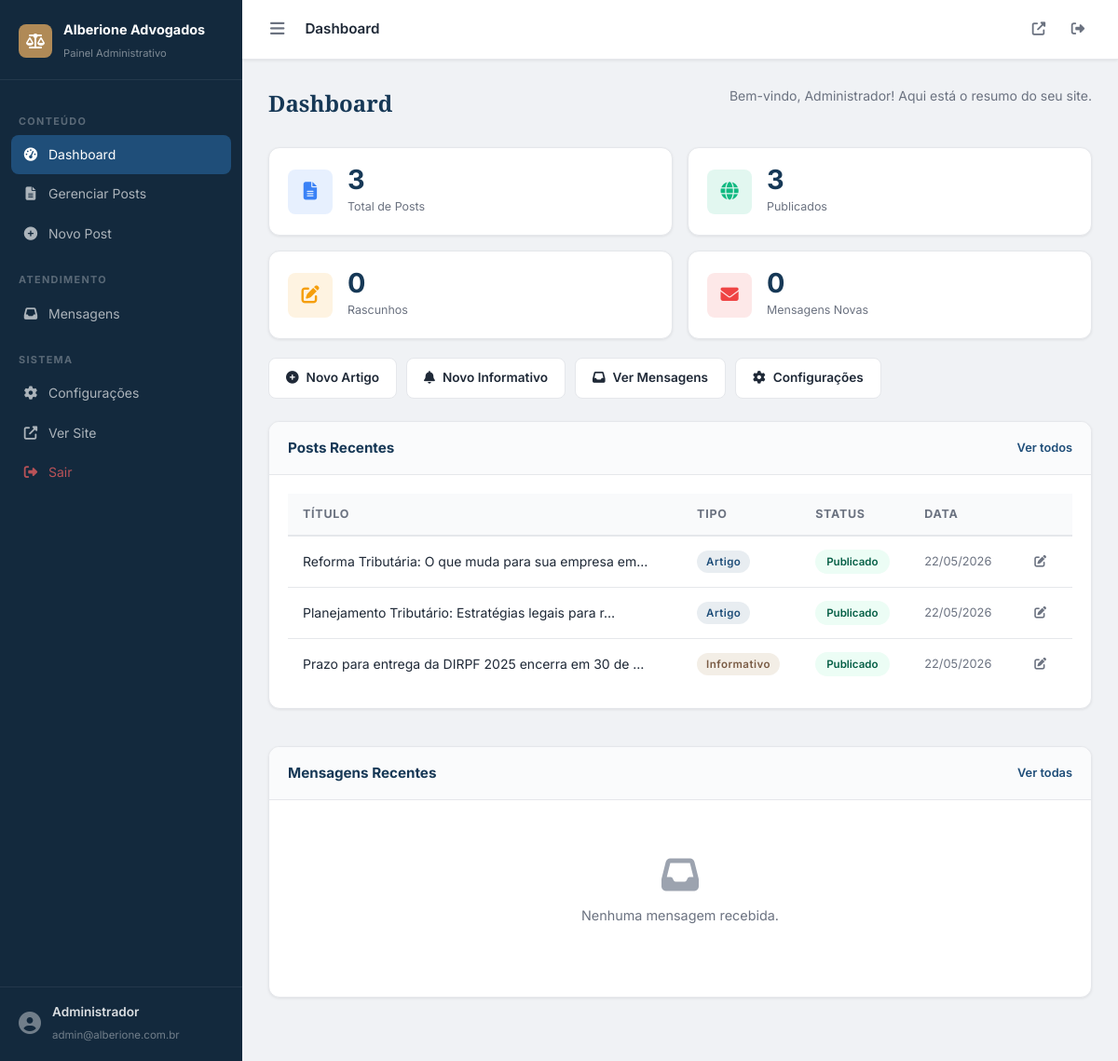
/admin/ (signed in), run on the app's committed database.
### tables this page shows
CREATE TABLE IF NOT EXISTS site_settings (
    id                    INT UNSIGNED  NOT NULL AUTO_INCREMENT,
    config_key            VARCHAR(50)   NOT NULL DEFAULT 'default',

     
    office_name           VARCHAR(150)  NOT NULL DEFAULT 'Alberione Advogados',
    hero_title            VARCHAR(255)  NULL DEFAULT NULL,
    hero_subtitle         TEXT          NULL DEFAULT NULL,
    about_title           VARCHAR(255)  NULL DEFAULT NULL,
    about_text            LONGTEXT      NULL DEFAULT NULL,

     
    email_contato         VARCHAR(150)  NULL DEFAULT NULL,
    email_destino_form    VARCHAR(150)  NULL DEFAULT NULL,
    telefone              VARCHAR(30)   NULL DEFAULT NULL,
    whatsapp_numero       VARCHAR(30)   NULL DEFAULT NULL,
    whatsapp_link         VARCHAR(255)  NULL DEFAULT NULL,

     
    endereco_linha1       VARCHAR(255)  NULL DEFAULT NULL,
    endereco_linha2       VARCHAR(255)  NULL DEFAULT NULL,
    cidade                VARCHAR(120)  NULL DEFAULT NULL,
    estado                VARCHAR(60)   NULL DEFAULT NULL,
    cep                   VARCHAR(20)   NULL DEFAULT NULL,
    horario_atendimento   VARCHAR(120)  NULL DEFAULT NULL,

     
    instagram_url         VARCHAR(255)  NULL DEFAULT NULL,
    facebook_url          VARCHAR(255)  NULL DEFAULT NULL,
    linkedin_url          VARCHAR(255)  NULL DEFAULT NULL,
    youtube_url           VARCHAR(255)  NULL DEFAULT NULL,

     
    seo_home_title        VARCHAR(255)  NULL DEFAULT NULL,
    seo_home_description  VARCHAR(320)  NULL DEFAULT NULL,

     
    logo_path             VARCHAR(255)  NULL DEFAULT NULL,
    favicon_path          VARCHAR(255)  NULL DEFAULT NULL,

     
    smtp_host             VARCHAR(150)  NULL DEFAULT NULL,
    smtp_port             SMALLINT      NULL DEFAULT 587,
    smtp_user             VARCHAR(150)  NULL DEFAULT NULL,
    smtp_pass             VARCHAR(255)  NULL DEFAULT NULL,
    smtp_secure           ENUM('tls','ssl','none') NOT NULL DEFAULT 'tls',
    smtp_from_name        VARCHAR(150)  NULL DEFAULT NULL,
    smtp_from_email       VARCHAR(150)  NULL DEFAULT NULL,

    criado_em             DATETIME      NOT NULL DEFAULT CURRENT_TIMESTAMP,
    atualizado_em         DATETIME      NOT NULL DEFAULT CURRENT_TIMESTAMP ON UPDATE CURRENT_TIMESTAMP,

    PRIMARY KEY (id),
    UNIQUE KEY uq_site_settings_key (config_key)
);

CREATE TABLE IF NOT EXISTS posts (
    id                INT UNSIGNED   NOT NULL AUTO_INCREMENT,
    autor_id          INT UNSIGNED   NOT NULL,
    tipo              ENUM('artigo','informativo') NOT NULL DEFAULT 'artigo',
    categoria         VARCHAR(100)   NULL DEFAULT NULL,
    titulo            VARCHAR(255)   NOT NULL,
    slug              VARCHAR(255)   NOT NULL,
    resumo            TEXT           NULL DEFAULT NULL,
    conteudo          LONGTEXT       NOT NULL,
    imagem_capa       VARCHAR(255)   NULL DEFAULT NULL,
    imagem_alt        VARCHAR(255)   NULL DEFAULT NULL,
    status            ENUM('rascunho','publicado') NOT NULL DEFAULT 'rascunho',
    destaque          TINYINT(1)     NOT NULL DEFAULT 0,
    meta_title        VARCHAR(255)   NULL DEFAULT NULL,
    meta_description  VARCHAR(320)   NULL DEFAULT NULL,
    views_count       INT UNSIGNED   NOT NULL DEFAULT 0,
    publicado_em      DATETIME       NULL DEFAULT NULL,
    criado_em         DATETIME       NOT NULL DEFAULT CURRENT_TIMESTAMP,
    atualizado_em     DATETIME       NOT NULL DEFAULT CURRENT_TIMESTAMP ON UPDATE CURRENT_TIMESTAMP,
    excluido_em       DATETIME       NULL DEFAULT NULL,

    PRIMARY KEY (id),
    UNIQUE KEY uq_posts_slug (slug),
    KEY idx_posts_tipo (tipo),
    KEY idx_posts_categoria (categoria),
    KEY idx_posts_status (status),
    KEY idx_posts_destaque (destaque),
    KEY idx_posts_autor_id (autor_id),
    KEY idx_posts_publicado_em (publicado_em),
    KEY idx_posts_blog_query (tipo, status, publicado_em, excluido_em),
    KEY idx_posts_categoria_pub (categoria, status, publicado_em, excluido_em),
    KEY idx_posts_destaque_pub (destaque, status, publicado_em, excluido_em),

    CONSTRAINT fk_posts_autor
        FOREIGN KEY (autor_id) REFERENCES admins(id)
        ON UPDATE CASCADE ON DELETE RESTRICT
);

### admin/index.php (the view, shortened to what the rows shown need)
<?php
$admin  = get_current_admin();
$stats  = get_dashboard_stats();
$recent_posts = get_posts(['limit' => 6, 'status' => 'todos']);
?>
<!DOCTYPE html>
<html lang="pt-BR">
<head>
    <link rel="stylesheet" href="https://cdn.jsdelivr.net/npm/@fortawesome/fontawesome-free@6.5.0/css/all.min.css">
    <link rel="stylesheet" href="../assets/css/admin.css">
</head>
<body class="admin-body">
<?php include __DIR__ . '/partials/sidebar.php'; ?>
<div class="admin-wrapper">
    <?php include __DIR__ . '/partials/topbar.php'; ?>
    <main class="admin-main">
        <div class="admin-page-header">
            <h2>Dashboard</h2>
            <p>Bem-vindo, <?= e($admin['nome'] ?? 'Administrador') ?>! Aqui está o resumo do seu site.</p>
        </div>
        <div class="stats-grid">
            <div class="stat-widget">
                <div class="stat-widget-info">
                    <span class="stat-widget-num"><?= $stats['total_posts'] ?></span>
                    <span class="stat-widget-label">Total de Posts</span>
                </div>
            </div>
            <div class="stat-widget">
                <div class="stat-widget-info">
                    <span class="stat-widget-num"><?= $stats['posts_publicados'] ?></span>
                    <span class="stat-widget-label">Publicados</span>
                </div>
            </div>
        </div>
        <div class="dashboard-grid">
            <div class="admin-card">
                <div class="admin-card-body">
                    <?php if (!empty($recent_posts)): ?>
                    <div class="table-responsive">
                        <table class="admin-table">
                            <thead>
                                <tr>
                                    <th>Título</th>
                                    <th>Tipo</th>
                                    <th>Status</th>
                                    <th>Data</th>
                                    <th></th>
                                </tr>
                            </thead>
                            <tbody>
                                <?php foreach ($recent_posts as $p): ?>
                                <tr>
                                    <td class="td-title"><?= e(mb_substr($p['titulo'], 0, 50)) ?><?= mb_strlen($p['titulo']) > 50 ? '…' : '' ?></td>
                                    <td><span class="badge badge-<?= $p['tipo'] ?>"><?= $p['tipo'] === 'artigo' ? 'Artigo' : 'Informativo' ?></span></td>
                                    <td><span class="status-badge status-<?= $p['status'] ?>"><?= $p['status'] === 'publicado' ? 'Publicado' : 'Rascunho' ?></span></td>
                                    <td class="td-date"><?= format_date($p['publicado_em'] ?? $p['criado_em']) ?></td>
                                    <td><a href="<?= $bp ?>/admin/post-edit.php?id=<?= $p['id'] ?>" class="table-action"><i class="fas fa-edit"></i></a></td>
                                </tr>
                                <?php endforeach; ?>
                            </tbody>
                        </table>
                    </div>
                    <?php else: ?>
                    <div class="empty-state"><i class="fas fa-file-alt"></i><p>Nenhum post cadastrado ainda.</p><a href="<?= $bp ?>/admin/post-novo.php" class="btn-sm-primary">Criar primeiro post</a></div>
                    <?php endif; ?>
                </div>
            </div>
        </div>
    </main>
</div>
</body>
</html>

### admin/partials/sidebar.php (shortened to what the rows shown need)
<nav class="admin-sidebar" id="adminSidebar">
    <div class="sidebar-brand">
        <div class="sidebar-title">
            <span><?= e(setting('office_name', OFFICE_NAME)) ?></span>
            <small>Painel Administrativo</small>
        </div>
    </div>
</nav>

### data on the page
site_settings: office_name "Alberione Advogados"
posts: id "3", titulo "Prazo para entrega da DIRPF 2025 encerra em 30 de", tipo "Informativo", status "Publicado", publicado_em "22/05/2026"
posts: titulo "Reforma Tributária: O que muda para sua empresa em", tipo "Artigo", status "Publicado", publicado_em "22/05/2026"
posts: titulo "Planejamento Tributário: Estratégias legais para r", tipo "Artigo", status "Publicado", publicado_em "22/05/2026"

### other printed values
$_SESSION['admin_nome'] "Administrador"
$_SESSION['admin_email'] "admin@alberione.com.br"
$admin['nome'] "Administrador"
$stats['posts_rascunho'] "0"
$stats['msg_novas'] "0"
